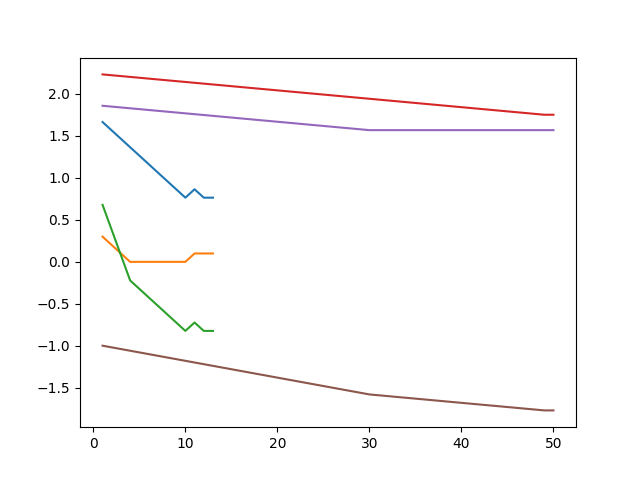

Reproduce this figure in Python.
import numpy as np
#import matplotlib
#matplotlib.use('Tkagg')
import matplotlib.pyplot as plt
np.random.seed(0)

class NN:

    def __init__(self, x, lr):
        #self.weight = np.random.normal(0., 1,  [x.shape[1], 1])
        self.weight = np.random.normal(0., 1,  x.shape[1])
        self.b = 1.
        self.lr = lr
        self.y = np.zeros(x.shape[0])

    def forward(self, x):
        self.y = np.dot(x, self.weight)

    def train(self, x, t):
        is_changed = False
        # t == y となってれば学習しなくていい
        # ただし，yは0以上で1, 0未満で-1とみなす
        dy = self.y.copy()
        dt = t.copy()
        # yとtの符号が同じなら学習しなくていいので，0にする

        dt[dt * dy >= 0] = 0

        En = np.dot(dt, x)
        self.weight += En * self.lr

        is_changed = len(np.where(dt != 0)[0]) > 0

        return is_changed

xs = np.array([[0,0], [0,1], [1,0], [1,1]], dtype=np.float32)
ts = np.array([(-1), (-1), (-1), (1)], dtype=np.float32)
lr_1 = 0.1
lr_2 = 0.01
_xs = np.hstack([xs, [[1] for _ in range(4)]])


nn_1 = NN(_xs, lr_1)
nn_2 = NN(_xs, lr_2)
ite = 0

weight_0 = np.zeros(0)
weight_1 = np.zeros(0)
weight_2 = np.zeros(0)
ites = np.zeros(0)

while True:
    nn_1.forward(_xs)
    is_changed = nn_1.train(_xs, ts)
    weight_0 = np.append(weight_0, nn_1.weight[0])
    weight_1 = np.append(weight_1, nn_1.weight[1])
    weight_2 = np.append(weight_2, nn_1.weight[2])
    ite += 1
    ites = np.append(ites, ite)
    #print("iteration: " + str(ite) + " y >> " + str(nn_1.y))
    if not(is_changed):
        break

plt.plot(ites, weight_0)
plt.plot(ites, weight_1)
plt.plot(ites, weight_2)
'''
print("training finished")
print("weight >> " + str(nn.weight))
for i in range(4):
    print("in >> " + str(_xs[i]) + " y >> " + str(nn.y[i]))
'''

ite = 0
weight_0 = np.zeros(0)
weight_1 = np.zeros(0)
weight_2 = np.zeros(0)
ites = np.zeros(0)

while True:
    nn_2.forward(_xs)
    is_changed = nn_2.train(_xs, ts)
    weight_0 = np.append(weight_0, nn_2.weight[0])
    weight_1 = np.append(weight_1, nn_2.weight[1])
    weight_2 = np.append(weight_2, nn_2.weight[2])
    ite += 1
    ites = np.append(ites, ite)
    np.append(ites, ite)

    #print("iteration: " + str(ite) + " y >> " + str(nn_2.y))
    if not(is_changed):
        break

plt.plot(ites, weight_0)
plt.plot(ites, weight_1)
plt.plot(ites, weight_2)
#plt.show()
plt.savefig("perceptron_3.png")
